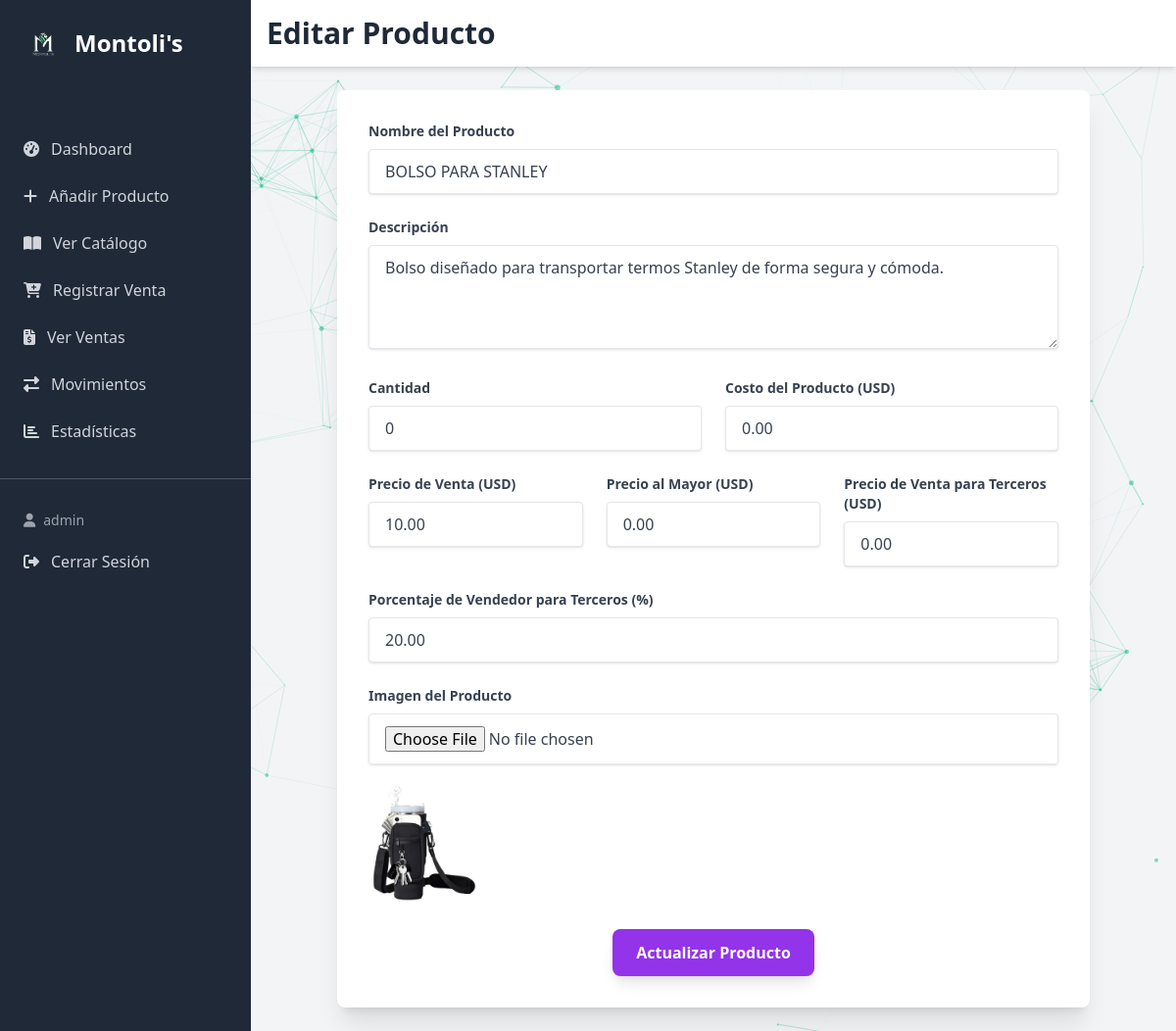
The app's page /edit_product.php?id=62 (signed in) with its own data.
### tables this page shows
CREATE TABLE IF NOT EXISTS `products` (
  `id` int(11) NOT NULL AUTO_INCREMENT,
  `name` varchar(128) NOT NULL,
  `description` text NOT NULL,
  `quantity` int(11) NOT NULL DEFAULT 0,
  `product_cost` decimal(10,2) NOT NULL DEFAULT 0.00,
  `sale_price` decimal(10,2) NOT NULL DEFAULT 0.00,
  `wholesale_price` decimal(10,2) NOT NULL DEFAULT 0.00,
  `third_party_sale_price` decimal(10,2) NOT NULL DEFAULT 0.00,
  `third_party_seller_percentage` decimal(5,2) NOT NULL DEFAULT 0.00,
  `image` varchar(512) DEFAULT NULL,
  PRIMARY KEY (`id`)
);

### objects/product.php (called while the page is built, shortened)
<?php
class Product {
    private $conn;
    private $table_name = "products";
    public $id;
    public function __construct($db) {
        $this->conn = $db;
    }
    function readOne(){
        $query = "SELECT name, description, quantity, product_cost, sale_price, wholesale_price, third_party_sale_price, third_party_seller_percentage, image FROM " . $this->table_name . " WHERE id = ? LIMIT 0,1";
        $stmt = $this->conn->prepare( $query );
        $stmt->bindParam(1, $this->id);
        $stmt->execute();
        $row = $stmt->fetch(PDO::FETCH_ASSOC);
        $this->name = $row['name'];
        $this->description = $row['description'];
        $this->quantity = $row['quantity'];
        $this->product_cost = $row['product_cost'];
        $this->sale_price = $row['sale_price'];
        $this->wholesale_price = $row['wholesale_price'];
        $this->third_party_sale_price = $row['third_party_sale_price'];
        $this->third_party_seller_percentage = $row['third_party_seller_percentage'];
        $this->image = $row['image'];
    }
}
?>

### edit_product.php (the view, shortened to what this page needs)
<!DOCTYPE html>
<html lang="es">
<head>
    <script src="https://cdn.tailwindcss.com"></script>
    <link rel="stylesheet" href="https://cdnjs.cloudflare.com/ajax/libs/font-awesome/6.4.0/css/all.min.css">
</head>
<body class="bg-gray-100 font-sans">
    <div id="particles-js"></div>
    <?php
    include_once 'objects/product.php';
    $database = new Database();
    $db = $database->getConnection();
    $product = new Product($db);
    $id = isset($_GET['id']) ? $_GET['id'] : die('ERROR: missing ID.');
    $product->id = $id;
    $product->readOne();
    ?>
    <div class="flex">
        <div id="sidebar" class="bg-gray-800 text-white w-64 min-h-screen fixed top-0 left-0 transform -translate-x-full md:translate-x-0 transition-transform duration-300 ease-in-out z-30">
            <div class="p-6 text-2xl font-bold flex items-center">
                <img src="images/logo.png" alt="Montoli's Logo" class="h-10 mr-3"> Montoli's
            </div>
            <nav class="mt-10">
                <a href="dashboard.php" class="flex items-center py-3 px-6 text-gray-300 hover:bg-gray-700 transition-colors duration-200">
                    <i class="fas fa-tachometer-alt mr-3"></i> Dashboard
                </a>
                <a href="add_product.php" class="flex items-center py-3 px-6 text-gray-300 hover:bg-gray-700 transition-colors duration-200">
                    <i class="fas fa-plus mr-3"></i> Añadir Producto
                </a>
                <a href="catalog.php" target="_blank" class="flex items-center py-3 px-6 text-gray-300 hover:bg-gray-700 transition-colors duration-200">
                    <i class="fas fa-book-open mr-3"></i> Ver Catálogo
                </a>
                <a href="add_sale.php" class="flex items-center py-3 px-6 text-gray-300 hover:bg-gray-700 transition-colors duration-200">
                    <i class="fas fa-cart-plus mr-3"></i> Registrar Venta
                </a>
                <a href="sales.php" class="flex items-center py-3 px-6 text-gray-300 hover:bg-gray-700 transition-colors duration-200">
                    <i class="fas fa-file-invoice-dollar mr-3"></i> Ver Ventas
                </a>
                <a href="inventory_movements.php" class="flex items-center py-3 px-6 text-gray-300 hover:bg-gray-700 transition-colors duration-200">
                    <i class="fas fa-exchange-alt mr-3"></i> Movimientos
                </a>
                <a href="statistics.php" class="flex items-center py-3 px-6 text-gray-300 hover:bg-gray-700 transition-colors duration-200">
                    <i class="fas fa-chart-bar mr-3"></i> Estadísticas
                </a>
                <div class="border-t border-gray-600 mt-6 pt-6">
                    <div class="px-6 py-2 text-gray-400 text-sm">
                        <i class="fas fa-user mr-2"></i><?php echo isset($_SESSION['username']) ? htmlspecialchars($_SESSION['username']) : 'Usuario'; ?>
                    </div>
                    <a href="logout.php" class="flex items-center py-3 px-6 text-gray-300 hover:bg-red-600 transition-colors duration-200">
                        <i class="fas fa-sign-out-alt mr-3"></i> Cerrar Sesión
                    </a>
                </div>
            </nav>
        </div>
        <div id="content" class="flex-1 md:ml-64 transition-all duration-300 ease-in-out">
            <header class="bg-white shadow-md p-4 flex justify-between items-center">
                <h2 class="text-3xl font-bold text-gray-800">Editar Producto</h2>
            </header>
            <main class="p-6">
                <div class="max-w-3xl mx-auto">
                    <div class="bg-white rounded-lg shadow-xl p-8 form-container">
                        <form action="edit_product.php?id=<?php echo $id; ?>" method="post" enctype="multipart/form-data">
                            <div class="mb-6">
                                <label for="nombre" class="block text-gray-700 text-sm font-bold mb-2">Nombre del Producto</label>
                                <input type="text" class="shadow appearance-none border rounded w-full py-3 px-4 text-gray-700 leading-tight focus:outline-none focus:shadow-outline transition-all duration-200" id="nombre" name="nombre" value="<?php echo $product->name; ?>" required>
                            </div>
                            <div class="mb-6">
                                <label for="descripcion" class="block text-gray-700 text-sm font-bold mb-2">Descripción</label>
                                <textarea class="shadow appearance-none border rounded w-full py-3 px-4 text-gray-700 leading-tight focus:outline-none focus:shadow-outline transition-all duration-200" id="descripcion" name="descripcion" rows="4" required><?php echo $product->description; ?></textarea>
                            </div>
                            <div class="grid grid-cols-1 md:grid-cols-2 gap-6 mb-6">
                                <div>
                                    <label for="cantidad" class="block text-gray-700 text-sm font-bold mb-2">Cantidad</label>
                                    <input type="number" class="shadow appearance-none border rounded w-full py-3 px-4 text-gray-700 leading-tight focus:outline-none focus:shadow-outline transition-all duration-200" id="cantidad" name="cantidad" value="<?php echo $product->quantity; ?>" required>
                                </div>
                                <div>
                                    <label for="product_cost" class="block text-gray-700 text-sm font-bold mb-2">Costo del Producto (USD)</label>
                                    <input type="text" class="shadow appearance-none border rounded w-full py-3 px-4 text-gray-700 leading-tight focus:outline-none focus:shadow-outline transition-all duration-200" id="product_cost" name="product_cost" value="<?php echo $product->product_cost; ?>" required>
                                </div>
                            </div>
                            <div class="grid grid-cols-1 md:grid-cols-3 gap-6 mb-6">
                                <div>
                                    <label for="sale_price" class="block text-gray-700 text-sm font-bold mb-2">Precio de Venta (USD)</label>
                                    <input type="text" class="shadow appearance-none border rounded w-full py-3 px-4 text-gray-700 leading-tight focus:outline-none focus:shadow-outline transition-all duration-200" id="sale_price" name="sale_price" value="<?php echo $product->sale_price; ?>" required>
                                </div>
                                <div>
                                    <label for="wholesale_price" class="block text-gray-700 text-sm font-bold mb-2">Precio al Mayor (USD)</label>
                                    <input type="text" class="shadow appearance-none border rounded w-full py-3 px-4 text-gray-700 leading-tight focus:outline-none focus:shadow-outline transition-all duration-200" id="wholesale_price" name="wholesale_price" value="<?php echo $product->wholesale_price; ?>" required>
                                </div>
                                <div>
                                    <label for="third_party_sale_price" class="block text-gray-700 text-sm font-bold mb-2">Precio de Venta para Terceros (USD)</label>
                                    <input type="text" class="shadow appearance-none border rounded w-full py-3 px-4 text-gray-700 leading-tight focus:outline-none focus:shadow-outline transition-all duration-200" id="third_party_sale_price" name="third_party_sale_price" value="<?php echo $product->third_party_sale_price; ?>" required>
                                </div>
                            </div>
                             <div class="mb-6">
                                <label for="third_party_seller_percentage" class="block text-gray-700 text-sm font-bold mb-2">Porcentaje de Vendedor para Terceros (%)</label>
                                <input type="text" class="shadow appearance-none border rounded w-full py-3 px-4 text-gray-700 leading-tight focus:outline-none focus:shadow-outline transition-all duration-200" id="third_party_seller_percentage" name="third_party_seller_percentage" value="<?php echo $product->third_party_seller_percentage; ?>" required>
                            </div>
                            <div class="mb-6">
                                <label for="image" class="block text-gray-700 text-sm font-bold mb-2">Imagen del Producto</label>
                                <input type="file" class="shadow appearance-none border rounded w-full py-3 px-4 text-gray-700 leading-tight focus:outline-none focus:shadow-outline transition-all duration-200" id="image" name="image">
                                <?php if($product->image): ?>
                                    <img src="uploads/<?php echo $product->image; ?>" alt="<?php echo $product->name; ?>" class="mt-4 h-32">
                                <?php endif; ?>
                            </div>
                            <div class="flex items-center justify-center">
                                <button type="submit" class="bg-purple-600 hover:bg-purple-700 text-white font-bold py-3 px-6 rounded-lg shadow-lg transform hover:scale-105 transition-all duration-200">
                                    Actualizar Producto
                                </button>
                            </div>
                        </form>
                    </div>
                </div>
            </main>
        </div>
    </div>
</body>
</html>

### edit_product.php (style rules this page uses)
#particles-js { position: absolute; width: 100%; height: 100%; z-index: -1; }

### records on screen
products: nombre "BOLSO PARA STANLEY", descripcion "Bolso diseñado para transportar termos Stanley de forma segura y cómoda.", cantidad "0", product_cost "0.00", sale_price "10.00", wholesale_price "0.00", third_party_sale_price "0.00", third_party_seller_percentage "20.00", image (picture)

### other values on screen
$_SESSION['username'] "admin"
